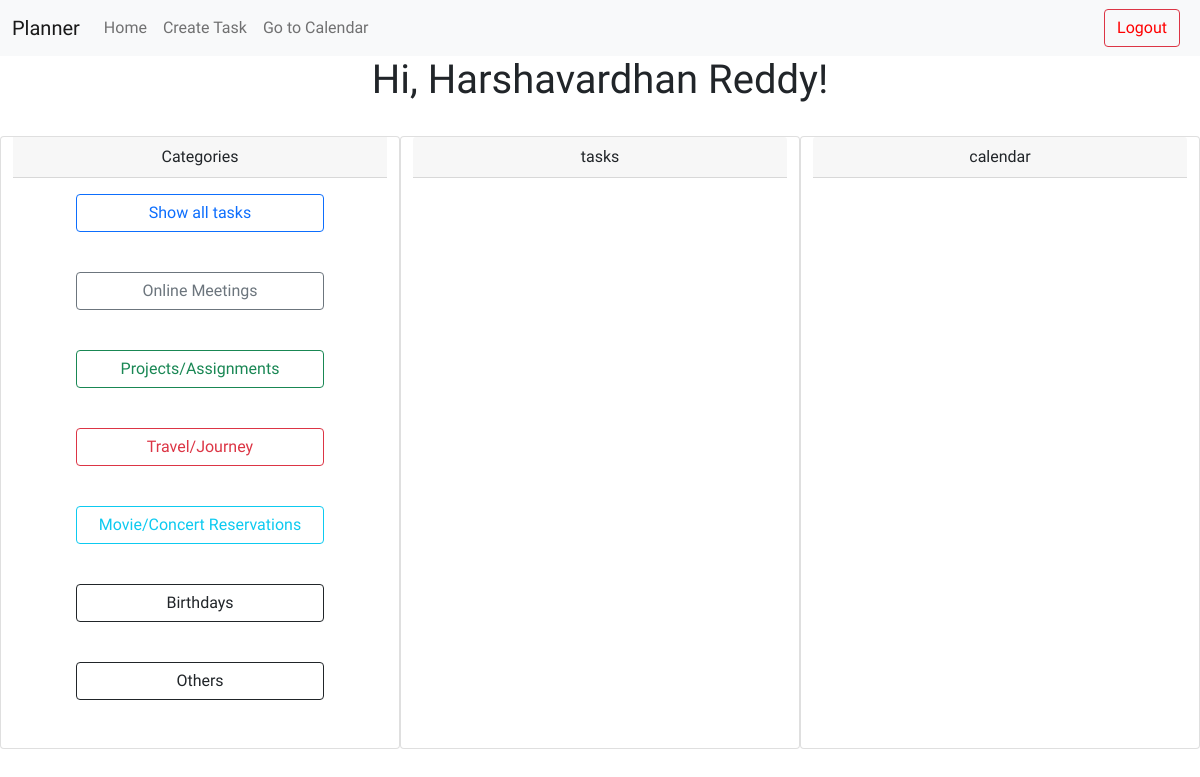
The page /index/online_meetings (signed in) on the database as committed earlier.
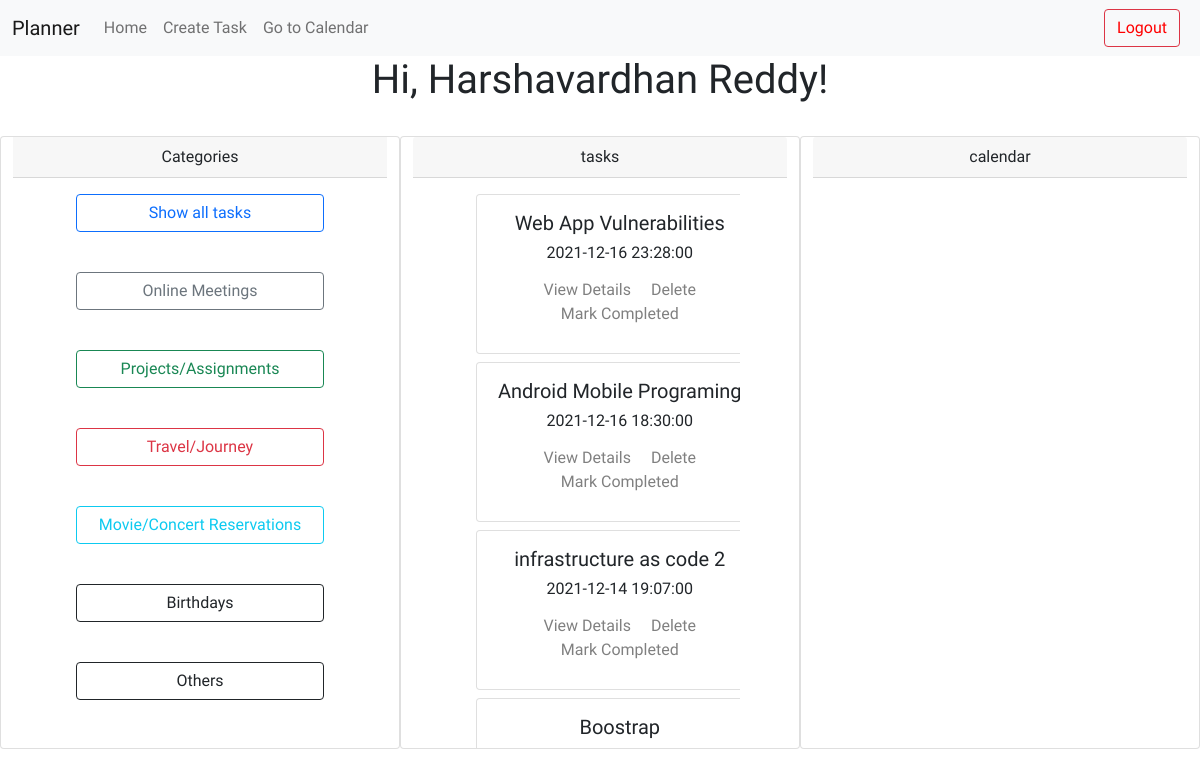
The same page on the database as committed later.
### DBHandler/models.py (models this page shows, shortened)
class Task(db.Model):
    id = db.Column(db.Integer, primary_key=True)
    title = db.Column(db.String(150))
    timestamp = db.Column(db.DateTime, index=True, default=datetime.utcnow)
    user_id = db.Column(db.Integer, db.ForeignKey('user.id'))
    task_type = db.Column(db.String(5))
    online = db.relationship('Online_meetings',backref = 'parent1', lazy = 'dynamic')
    deadline = db.relationship('Deadlines',backref = 'parent2', lazy = 'dynamic')
    travel = db.relationship('Travel',backref = 'parent3', lazy = 'dynamic')
    birthday = db.relationship('Birthday',backref = 'parent4', lazy = 'dynamic')
    general = db.relationship('General',backref = 'parent5', lazy = 'dynamic')
    movie = db.relationship('Movie',backref = 'parent6', lazy = 'dynamic')

### Backend/routes.py (the view, shortened to what this page needs)
@app.route('/index/online_meetings', methods=['GET', 'POST'])
@login_required
def online_meetings():
    tasks = User.onlinemeetingstask(current_user)
    form = TaskFilterForm()
    return render_template('index.html', title='Home', tasks=tasks, form=form)

### Backend/forms.py
class TaskFilterForm(FlaskForm):
    onlme = SubmitField('Online Meetings')
    projs = SubmitField('Projects/Assignments')
    travl = SubmitField('Travel/Journey')
    movie = SubmitField('Movie/Concert Reservations')
    birth = SubmitField('Birthdays')
    gentk = SubmitField('Others')
    index = SubmitField('Show all tasks')

### DBHandler/models.py (called while the page is built)
@login.user_loader
def load_user(id):
    return User.query.get(int(id))

    def onlinemeetingstask(self):
        own = Task.query.filter_by(task_type = 'onlme').order_by(Task.timestamp.desc())
        return own

### Backend/templates/index.html (shortened to what this page needs)
{% extends "base.html" %}
{% block content %}
    <h1>Hi, {{ current_user.first_name }} {{ current_user.last_name }}!</h1>
   <div class="container-fluid">
       <div class="row">
    <div class="col-lg-4 card">
    <form action="" method="post" novalidate>
        <div class="card-header">
            Categories
          </div>
        <div class="card-body d-grid gap-2 col-9 mx-auto">
            {{ form.index(class="btn btn-outline-primary") }}<br>
            {{ form.onlme(class="btn btn-outline-secondary") }}<br>
            {{ form.projs(class="btn btn-outline-success") }}<br>
            {{ form.travl(class="btn btn-outline-danger") }}<br>
            {{ form.movie(class="btn btn-outline-info") }}<br>
            {{ form.birth(class="btn btn-outline-dark") }}<br>
            {{ form.gentk(class="btn btn-outline-dark") }}<br>
    </div>
    </form>
</div>
<div class="col-lg-4 card overflow-hidden flex-wrap" >
    <div class="card-header">
        tasks
    </div>
    <div class="wrapper card-body d-grid gap-2 col-9 mx-auto ">
    {% for task in tasks %}
        {% include '_task.html' %}
    {% endfor %}
</div>
</div>
    <div class="col-lg-4 card">
        <div class="card-header">
            calendar
        </div>
    </div>
</div>
</div>
{% endblock %}

### Backend/templates/_task.html (shortened to what this page needs)
<div class="card item" style="width: 18rem; height: 10rem;">
    <div class="card-body">
      <h5 class="card-title">{{ task.title }}</h5>
      <h6>{{ task.timestamp }}</h6>
        <a href="{{ url_for('fullview', task_id=task.id) }}" class="card-link">View Details</a>
        <a href="{{ url_for('delete_task', id=task.id) }}" class="card-link">Delete</a>
        <br>
        <a href="{{ url_for('delete_task', id=task.id) }}" class="card-link">Mark Completed</a>
    </div>
  </div>

Rows that differ between the two databases and show on the page:
added Task: title "Web App Vulnerabilities", timestamp "2021-12-16 23:28:00"
added Task: title "Android Mobile Programing", timestamp "2021-12-16 18:30:00"
added Task: title "infrastructure as code 2", timestamp "2021-12-14 19:07:00"
added Task: title "Boostrap"
